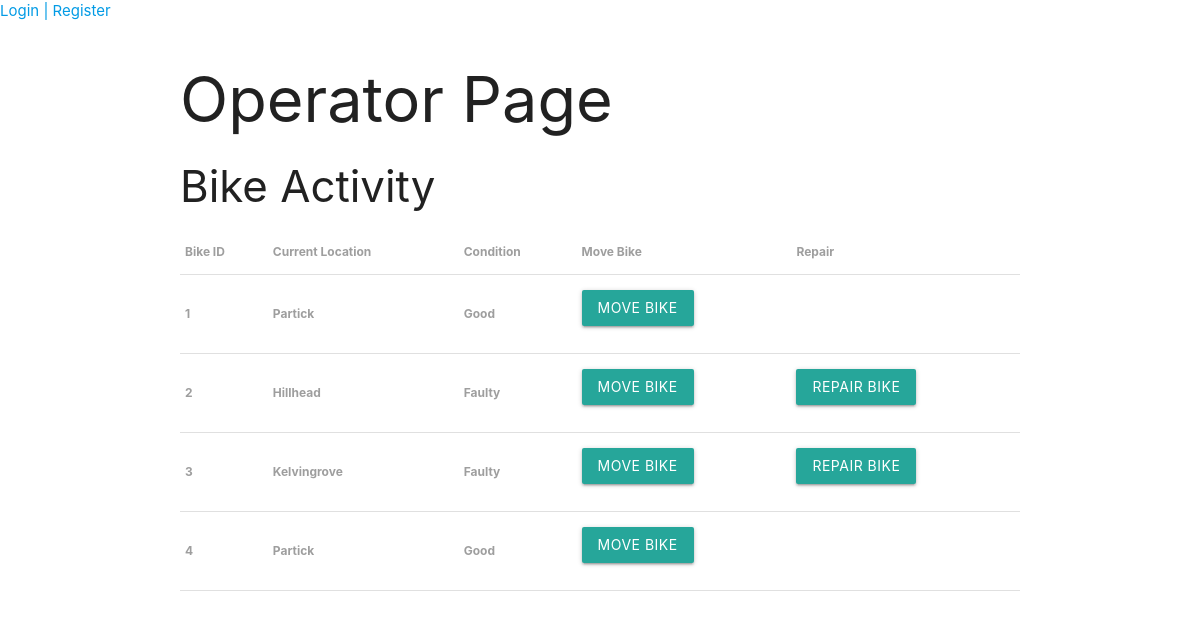
Page /operator/ on the committed database.
### BikeShare/models.py (models this page shows, shortened)
class Bike(models.Model):
    in_use = models.BooleanField(default=False)
    is_faulty = models.BooleanField(default=False)
    station = models.ForeignKey(Station, on_delete=models.CASCADE, default="")
    class Meta:
        verbose_name_plural = 'Bikes'
    def condition(self):
        if self.is_faulty:
            return "Faulty"
        else:
            return "Good"

class Station(models.Model):
    station_name = models.CharField(max_length=100, null=True)
    station_latitude = models.FloatField(null=True)
    station_longitude = models.FloatField(null=True)
    def __str__(self):
        return self.station_name

### BikeShare/views.py (the view)
# urls.py: path('operator/', views.operator_page, name='bikeshare-operator'),
def operator_page(request):
    faultybikes = Bike.objects.all().filter(is_faulty=True)
    all_bikes = Bike.objects.all().filter()
    move_stations = Station.objects.all()
    context = {
        'faulty_bikes': faultybikes,
        'all_bikes': all_bikes,
        'move_stations': move_stations}
    return render(request, 'operator_page.html', context=context)

### BikeShare/templates/operator_page.html
{% extends 'base.html' %}
{% block content %}
<h1>Operator Page</h1>
<h3>Bike Activity</h3>
    <table>
        <thead>
        <tr>
            <th><label>Bike ID</label></th>
            <th><label>Current Location</label></th>
            <th><label>Condition</label></th>
            <th><label>Move Bike</label></th>
            <th><label>Repair</label></th>
        </tr>
        </thead>
    <tbody>
    {% for bike in all_bikes %}
    <tr>
    <th><label>{{ bike.id }}</label></th>
        <th><label>{{ bike.station }}</label></th>
    <th><label> {{ bike.condition }}</label></th>
    <th><label>    {% if bike.in_use %} <br>Bike currently in use<br><br> {% else %}
   <form action="{% url 'bikeshare:move_bike' bike.id %}" method="post">{% csrf_token %}
       <button type="submit" class="cancelbtn waves-effect waves-light btn" name="return_station">Move Bike</button><br>
   </form>
    {% endif %}
    </label></th>
        <th>
            {% if bike.is_faulty %}<label> <form action="{% url 'bikeshare:repair_bike' bike.id %}" method="post">{% csrf_token %}
            <button type="submit" class="cancelbtn waves-effect waves-light btn" name="repair_bike" value="">Repair Bike </button>
    </form></label>{% endif %}</th>
    </tr>
    {% endfor %}
    </tbody>
    </table>
{% endblock %}

### rows in the picture
Bike: id "1", station "Partick", condition "Good", in_use "MOVE BIKE"
Bike: id "2", station "Hillhead", condition "Faulty", in_use "MOVE BIKE", shows "REPAIR BIKE"
Bike: id "3", station "Kelvingrove", condition "Faulty", in_use "MOVE BIKE", shows "REPAIR BIKE"
Bike: id "4", station "Partick", condition "Good", in_use "MOVE BIKE"
